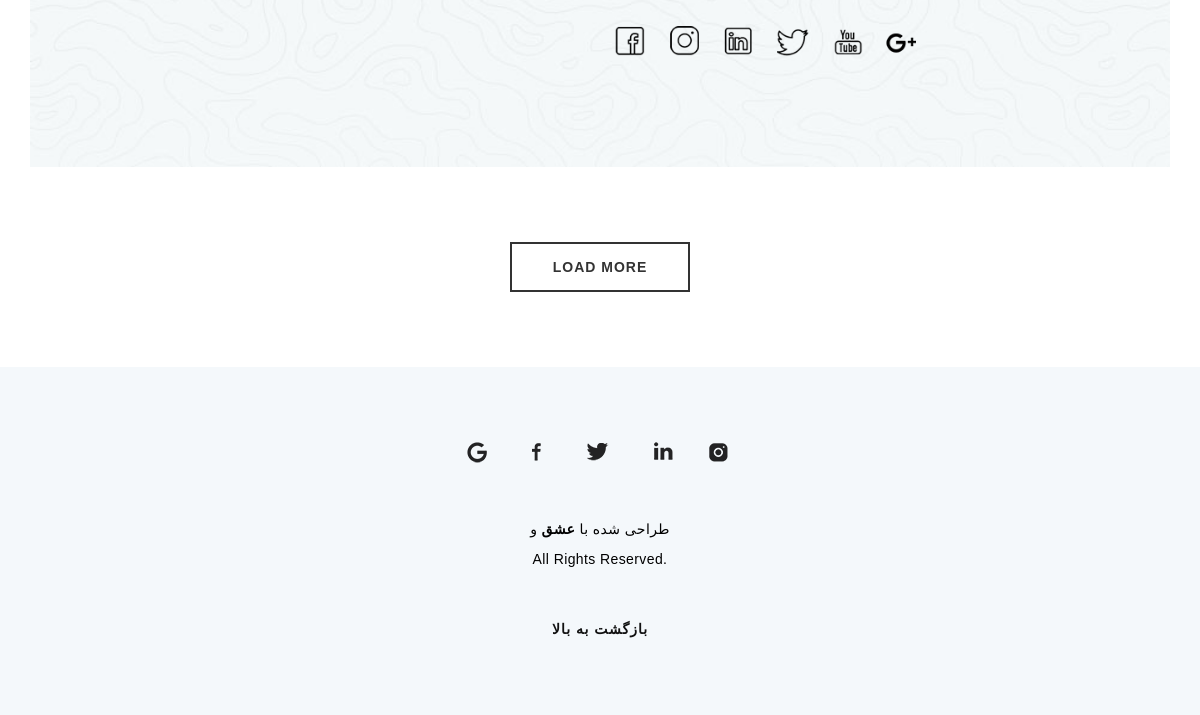
The app's page / (lower part), older data.
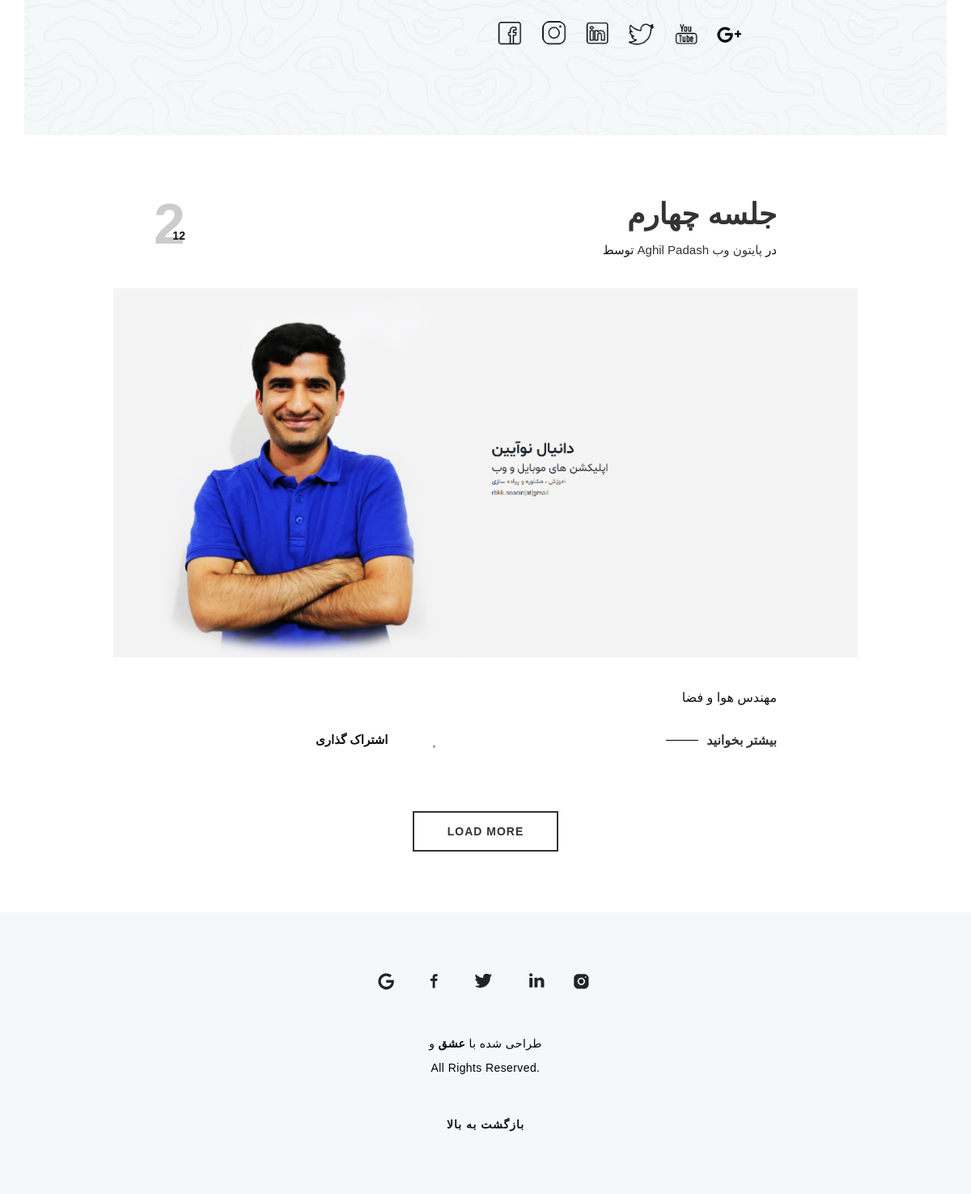
The same page, newer data.
### blog/models.py (models this page shows, shortened)
class UserProfile(models.Model):
    user = models.OneToOneField(User, on_delete=models.CASCADE)
    avatar = models.FileField(upload_to='files/user_avatar/', null=True, blank=True, validators=[validate_file_extensions])
    description = models.CharField(max_length=512, null=False, blank=False)
    def __str__(self):
        return self.user.first_name + " " + self.user.last_name

class Article(models.Model):
    title = models.CharField(max_length=128, null=False, blank=False)
    description = models.CharField(max_length=180, null=False, blank=False)
    cover = models.FileField(upload_to='files/article_cover/', null=False, blank=False, validators=[validate_file_extensions])
    content = RichTextField()
    create_at = models.DateField(default=datetime.now, blank=False)
    category = models.ForeignKey('Category', on_delete=models.CASCADE)
    author = models.ForeignKey('UserProfile', on_delete=models.CASCADE)

class Category(models.Model):
    title = models.CharField(max_length=128, null=False, blank=False)
    cover = models.FileField(upload_to='files/category_cover/', null=True, blank=True, validators=[validate_file_extensions])

### blog/views.py (the view)
# urls.py: url(r'^$', views.IndexPage.as_view(), name='index'),
class IndexPage(TemplateView):
    def get(self, request, **kwargs):
        article_data = []
        all_articles = Article.objects.all().order_by('-create_at')[:9]
        for article in all_articles:
            article_data.append({
                'title': article.title,
                'cover': article.cover.url,
                'category': article.category.title,
                'author': article.author,
                'create_at': article.create_at.day,
                'create_at2': article.create_at.month,
                'description': article.description,
            })
        context = {
            'article_data': article_data,
        }
        return render(request, 'index.html', context)

### blog/templates/index.html (shortened to what this page needs)
<!DOCTYPE html>
<html lang="fa">
<head>
	<link rel="stylesheet" href="static/css/bootstrap.min.css" type="text/css" media="all">
	<link rel="stylesheet" href="static/css/style.css" type="text/css" media="all">
	<link rel="stylesheet" href="static/css/font-awesome.min.css">
	<link rel="stylesheet" href="static/css/owl.carousel.min.css">
	<link rel="stylesheet" href="static/css/owl.theme.default.min.css">
</head>
<section class="top-header style-one pad-125 bg-pattern-2">
	<div class="container">
		<div class="row">
			<div class="col-xl-5 col-md-6 offset-xl-1 text-left has-animation" data-delay="0">
			</div>
			<div class="col-xl-5 col-md-6 text-left">
				<ul class="social-icons light list-inline has-animation" data-delay="30">
				<li class="list-inline-item"><a href="#"><i class="icon-facebook"></i></a></li>
				<li class="list-inline-item"><a href="#"><i class="icon-instagram"></i></a></li>
				<li class="list-inline-item"><a href="#"><i class="icon-linkedin"></i></a></li>
				<li class="list-inline-item"><a href="#"><i class="icon-tumblr"></i></a></li>
				<li class="list-inline-item"><a href="#"><i class="icon-youtube"></i></a></li>
				<li class="list-inline-item"><a href="#"><i class="icon-google-plus"></i></a></li>
			</ul>
			</div>
		</div>
	</div>
</section>
<div class="blog-post style-one pad-75">
	<div align="right">
		<div class="container">
			<div class="row">
				<div class="col-md-10 offset-md-1">
                    {% for article in article_data %}
					<article class="has-animation animate-in" data-delay="0">
						<div class="entry-meta-content">
							<div class="entry-date">{{ article.create_at}}<span>{{ article.create_at2}}</span></div>
							<h2 class="entry-title"><a href="#">{{ article.title }}</a></h2>
							<span class="entry-meta">توسط <a href="#">{{ article.author }}</a> در <a href="#">{{ article.category }}</a></span>
						</div>
						<div class="entry-media">
							<img src="{{ article.cover }}" alt="">
						</div>
						<div class="entry-content-bottom">
							<p class="entry-content">{{ article.description }}</p>
							<a href="#" class="entry-read-more"><span></span>بیشتر بخوانید</a>
							<ul class="social-share list-inline float-left">
                                <span class="entry-meta bold float-left">اشتراک گذاری</span>
								<li class="list-inline-item"><a href="#"><i class="fa fa-facebook-square"></i></a></li>
								<li class="list-inline-item"><a href="#"><i class="fa fa-heart"></i></a></li>
								<li class="list-inline-item"><a href="#"><i class="fa fa-linkedin-square"></i></a></li>
								<li class="list-inline-item"><a href="#"><i class="fa fa-twitter-square"></i></a></li>
							</ul>
						</div>
					</article>
                    {% endfor %}
				 </div>
			</div>
			<div class="row">
				<div class="d-flex justify-content-center col-sm-12">
					<div class="button-4">
						<div class="eff-4"></div>
						<a href="#"> Load More</a>
					</div>
				</div>
			</div>
		</div>
	</div>
	</div>
	<section class="footer-wrapper pad-75 bg-lightblue">
		<div class="container">
			<div class="row">
				<div class="col-sm-12 text-center">
					<ul class="social-icons-two light list-inline">
						<li class="list-inline-item"><a href="#"><i class="icon-google-plus"></i></a></li>
						<li class="list-inline-item"><a href="#"><i class="icon-facebook"></i></a></li>
						<li class="list-inline-item"><a href="#"><i class="icon-twitter"></i></a></li>
						<li class="list-inline-item"><a href="#"><i class="icon-linedin"></i></a></li>
						<li class="list-inline-item"><a href="#"><i class="icon-instagram"></i></a></li>
					</ul>
					<p class="copyright-text">طراحی شده با <b>عشق</b> و <br> All Rights Reserved.</p>
					<a href="#" class="back-top">بازگشت به بالا</a>
				</div>
			</div>
		</div>
	</section>

Row changes from the older to the newer data that the page shows:
added UserProfile: create_at "2", create_at2 "12", title "جلسه چهارم", author "Aghil Padash", category "پایتون وب", description "مهندس هوا و فضا"
